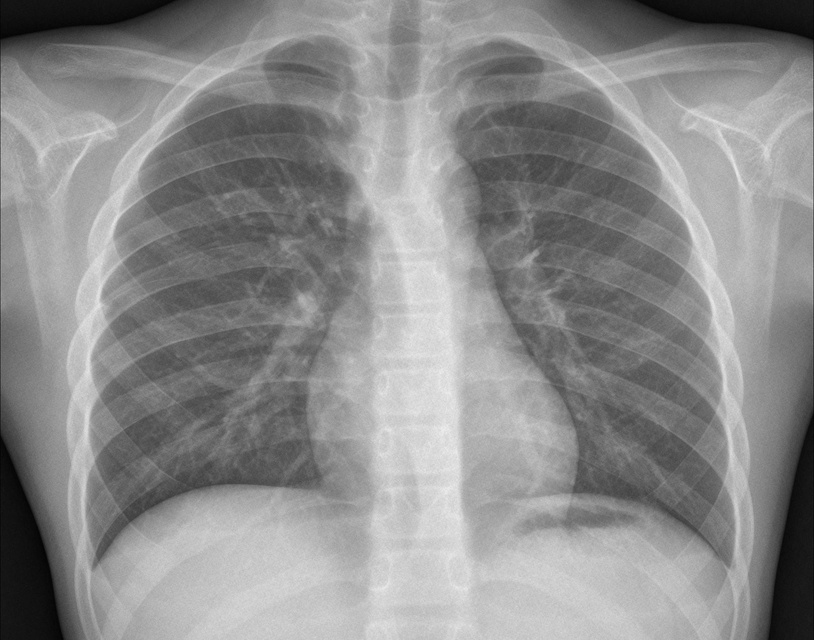
#> input picture data/Coronahack-Chest-XRay-Dataset/test/IM-0017-0001.jpeg, 814 x 640 px, shrunk from 1984 x 1559 before the run, given in place of n0207436700000408.jpg, which was not available
$ jupyter execute --allow-errors dataset_perspectiveDistortion.ipynb   (text cells are left out)
#> lines starting #> are read from the running program, lines starting #| are printed output that depends on the picture; pictures that were not available may be replaced by others from this repository, and a replacement may not be noted
[cell 1]
import cv2
import numpy as np
import os
import math
from tqdm import tqdm
import pickle

[cell 2]
# 计算一个图片的透视畸变的强度
def image_perspective_distortion(image_path):
    # 读取图像
    image = cv2.imread(image_path)
#> image is the input picture: shape (640, 814, 3); min 2, max 238, mean 139.3

    # 将图像转换为灰度
    gray = cv2.cvtColor(image, cv2.COLOR_BGR2GRAY)

    # 使用Canny边缘检测
    edges = cv2.Canny(gray, 50, 150, apertureSize=3)
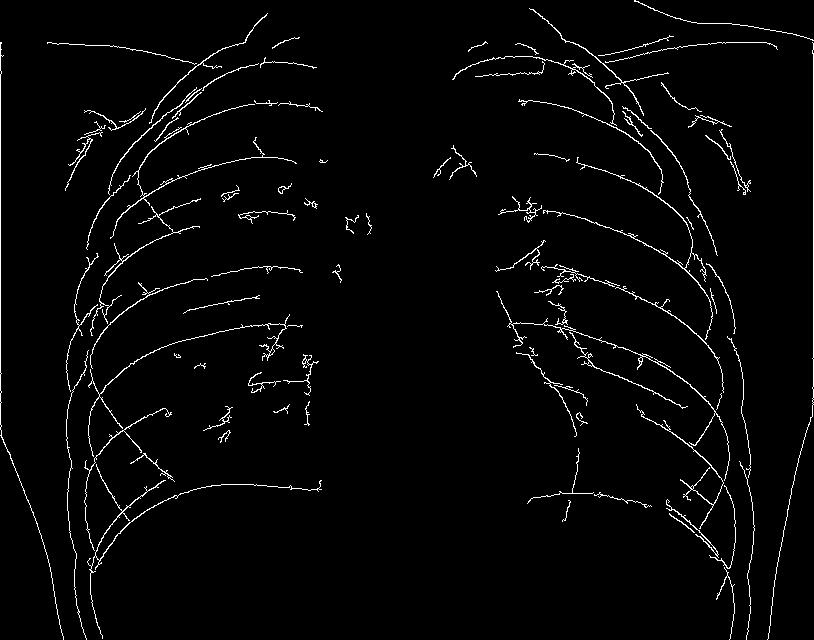
#> edges: shape (640, 814); 2.6% white in thin lines or dots

    # 使用霍夫变换检测直线
    lines = cv2.HoughLines(edges, 1, np.pi / 180, threshold=100)
#> lines = [[0, 0], [813, 0], [126, 1.9]]

    if lines is None:
        return 0
    # 计算直线的斜率和截距
    slopes = []
    intercepts = []
    for line in lines:
        rho, theta = line[0]
        a = np.cos(theta)
        b = np.sin(theta)
        x0 = a * rho
        y0 = b * rho
        x1 = int(x0 + 1000 * (-b))
        y1 = int(y0 + 1000 * (a))
        x2 = int(x0 - 1000 * (-b))
        y2 = int(y0 - 1000 * (a))

        # 避免竖直线导致的除零错误
        if x1 != x2:
            slope = (y2 - y1) / (x2 - x1)
            intercept = y1 - slope * x1
            slopes.append(slope)
            intercepts.append(intercept)
#> this loop made 3 passes
#> (rho, theta, a, b, x0, y0, x1, y1) on pass 3: (126, 1.9, -0.326, 0.946, -41.02, 119.1, -986, -206)
#> (rho, theta, a, b, x0, y0, x1, y1) on passes 1 to 2: (0, 0, 1, 0, 0, 0, 0, 1000), (813, 0, 1, 0, 813, 0, 813, 1000)
#> after the loop, intercepts = [133.1]; slopes = [0.344]

    # 计算消失点的平均位置
    if slopes:
        avg_slope = np.mean(slopes)
#> avg_slope = 0.344
        avg_intercept = np.mean(intercepts)
#> avg_intercept = 133.1
        vanishing_point_x = int(image.shape[1] / 2)
#> vanishing_point_x = 407
        vanishing_point_y = int(avg_slope * vanishing_point_x + avg_intercept)
#> vanishing_point_y = 273

        # 计算透视畸变的强度（消失点到图像中心的距离）
        distortion_strength = np.linalg.norm([vanishing_point_x - image.shape[1] / 2, vanishing_point_y - image.shape[0] / 2])
#> distortion_strength = 47

        return distortion_strength
    else:
        return 0

# 使用示例
image_path = 'data/mini-imagenet/images/dugong/n0207436700000408.jpg'
print("透视扭曲程度: "+str(image_perspective_distortion(image_path)))


$ run again, on data/Coronahack-Chest-XRay-Dataset/train/1-s2.0-S1684118220300682-main.pdf-002-a1.png
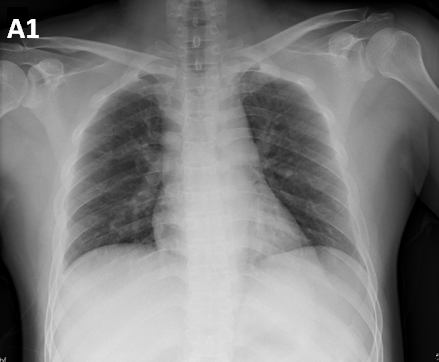
#> input picture data/Coronahack-Chest-XRay-Dataset/train/1-s2.0-S1684118220300682-main.pdf-002-a1.png, 439 x 362 px, given in place of n0207436700000408.jpg, which was not available
#> in image_perspective_distortion, image is the input picture: shape (362, 439, 3); min 0, max 255, mean 126.6
#> in image_perspective_distortion, `edges = cv2.Canny(gray, 50, 150, apertureSize=3)`:
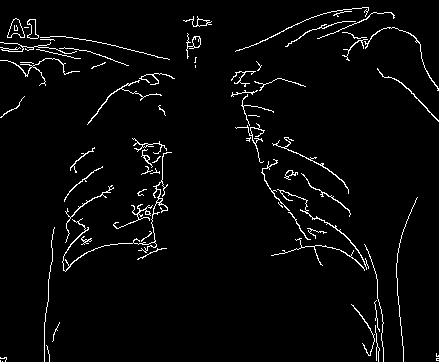
#> edges: shape (362, 439); 3.2% white in thin lines or dots
#> lines = None

$ run again, on data/Coronahack-Chest-XRay-Dataset/train/IM-0209-0001.jpeg
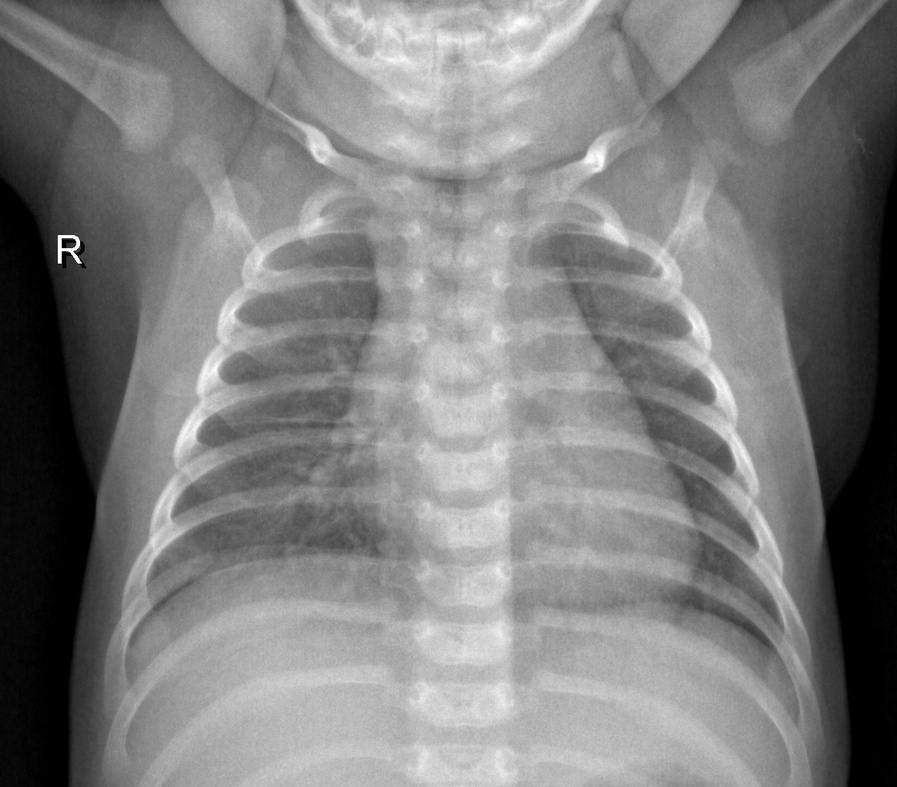
#> input picture data/Coronahack-Chest-XRay-Dataset/train/IM-0209-0001.jpeg, 897 x 787 px, shrunk from 1164 x 1021 before the run, given in place of n0207436700000408.jpg, which was not available
#> in image_perspective_distortion, image is the input picture: shape (787, 897, 3); min 0, max 255, mean 126.3
#> in image_perspective_distortion, `edges = cv2.Canny(gray, 50, 150, apertureSize=3)`:
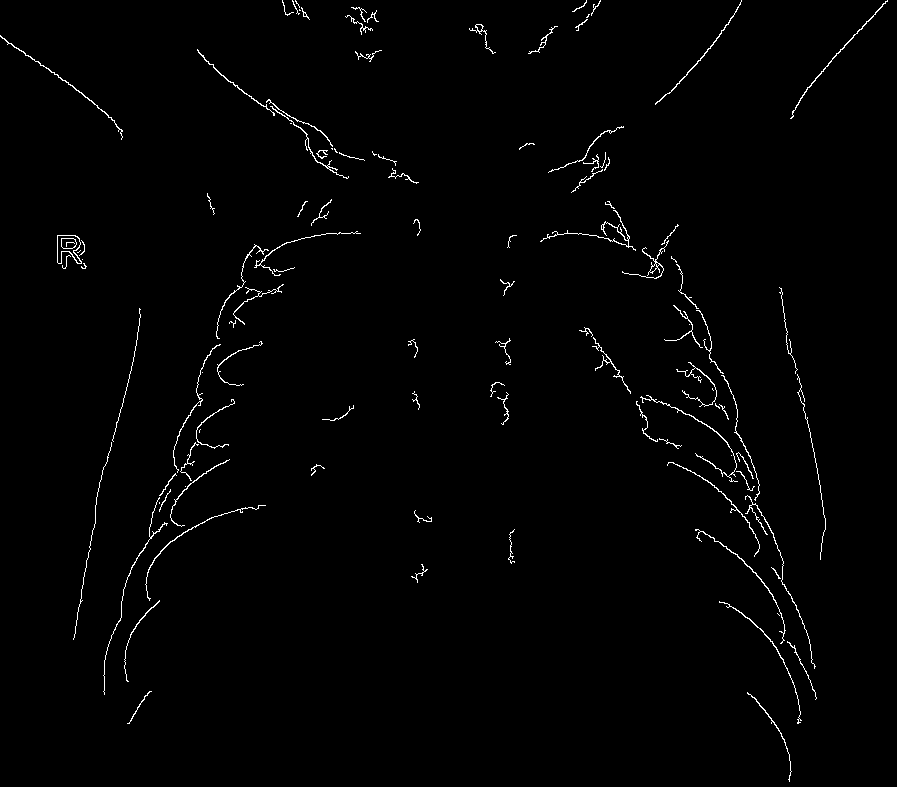
#> edges: shape (787, 897); 1.2% white in thin lines or dots
#> lines = [[537, 0.785], [649, 0.75]]
#> the loop in image_perspective_distortion, `for line in lines:` made 2 passes
#> (rho, theta, a, b, x0, y0, x1, y1) on passes 1 to 2: (537, 0.785, 0.707, 0.707, 379.7, 379.7, -327, 1086), (649, 0.75, 0.731, 0.682, 474.6, 442.6, -207, 1173)
#> after the loop in image_perspective_distortion, `for line in lines:`: intercepts = [759, 951.1]; slopes = [-1, -1.07]
#> avg_slope = -1.04
#> avg_intercept = 855.1
#> vanishing_point_y = 390
#> distortion_strength = 3.54

$ run again, on data/chestX/5_shot_dataset/Normal/IM-0149-0001.jpeg
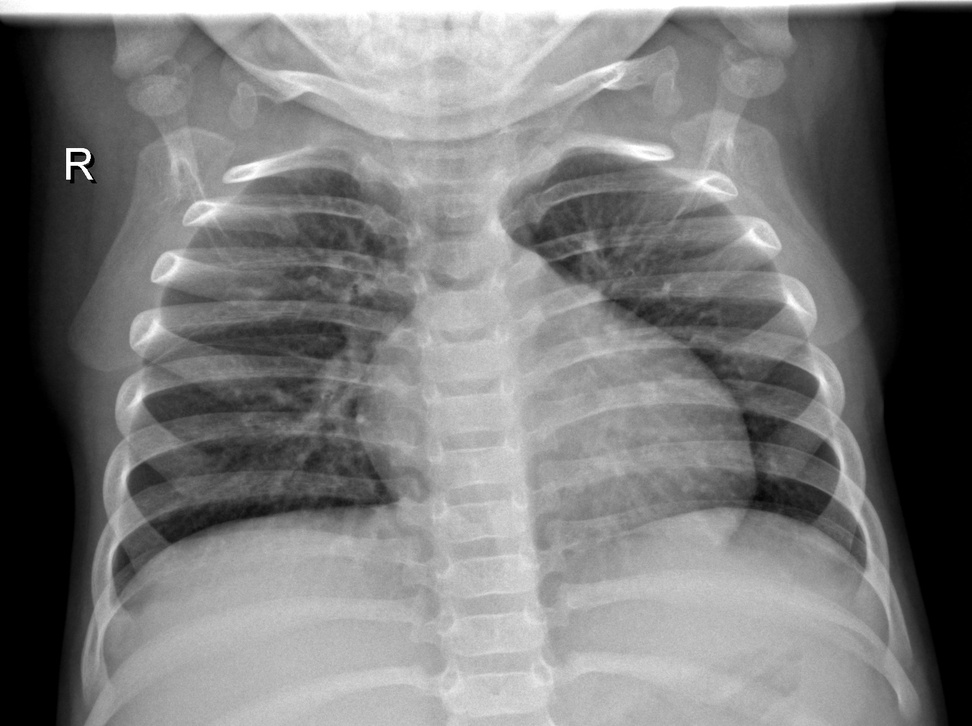
#> input picture data/chestX/5_shot_dataset/Normal/IM-0149-0001.jpeg, 972 x 726 px, shrunk from 1542 x 1152 before the run, given in place of n0207436700000408.jpg, which was not available
#> in image_perspective_distortion, image is the input picture: shape (726, 972, 3); min 0, max 255, mean 119.6
#> in image_perspective_distortion, `edges = cv2.Canny(gray, 50, 150, apertureSize=3)`:
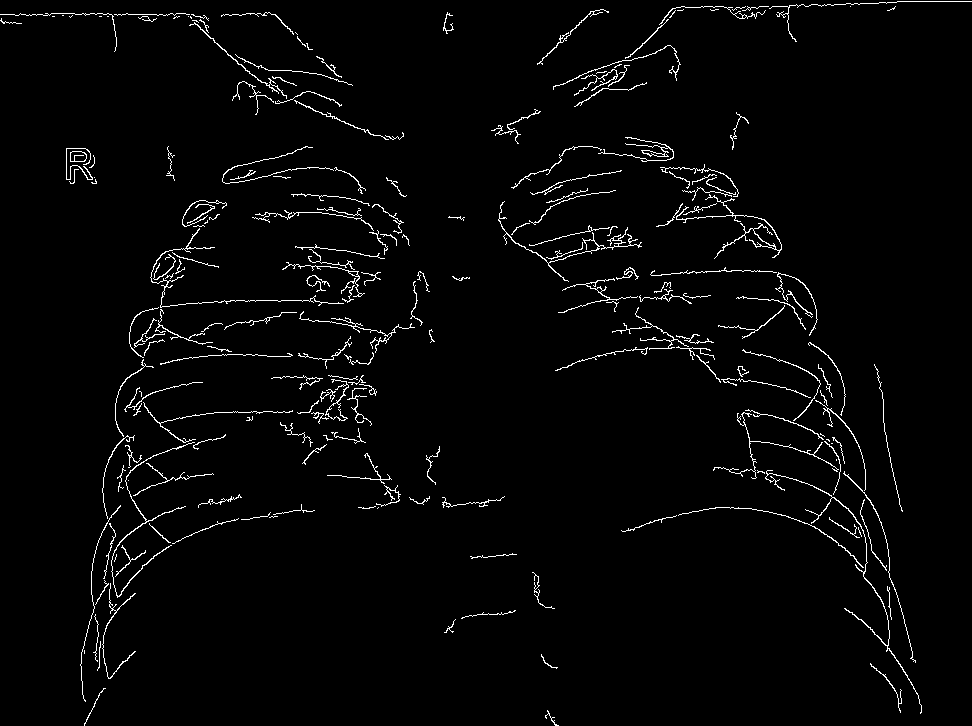
#> edges: shape (726, 972); 2.5% white in thin lines or dots
#> lines = 19 rows, first 8: [14, 1.57], [33, 1.54], [18, 1.55], [-70, 2.13], [-175, 2.32], [320, 1.5], [426, 0.785], [486, 0.785]
#> the loop in image_perspective_distortion, `for line in lines:` made 19 passes
#> (rho, theta, a, b, x0, y0, x1, y1) on passes 1 to 8: (14, 1.57, -4.37e-08, 1, -6.12e-07, 14, -1000, 13), (33, 1.54, 0.0349, 0.999, 1.15, 32.98, -998, 67), (18, 1.55, 0.0175, 1, 0.314, 18, -999, 35), (-70, 2.13, -0.53, 0.848, 37.09, -59.36, -810, -589), (-175, 2.32, -0.682, 0.731, 119.3, -128, -612, -809), (320, 1.5, 0.0698, 0.998, 22.32, 319.2, -975, 388), (426, 0.785, 0.707, 0.707, 301.2, 301.2, -405, 1008), (486, 0.785, 0.707, 0.707, 343.7, 343.7, -363, 1050)
#> after the loop in image_perspective_distortion, `for line in lines:`: intercepts = [13.5, 33.03, 17.51, -82.93, -238.4, 320, 603, 687, 299.5, -67.51, -228.7, 373.6, -111.2, 245.2, -98.74, 691, 386.9, 1370.7, -23.82]; slopes = [0.0005, -0.034, -0.0175, 0.625, 0.932, -0.0697, -1, -1, 0.0005, 0.6, 0.9, -0.212, 0.674, 0.0702, 0.65, -1, -0.268, -7.09, 0.424]
#> avg_slope = -0.306
#> avg_intercept = 220.5
#> vanishing_point_y = 71
#> distortion_strength = 292
